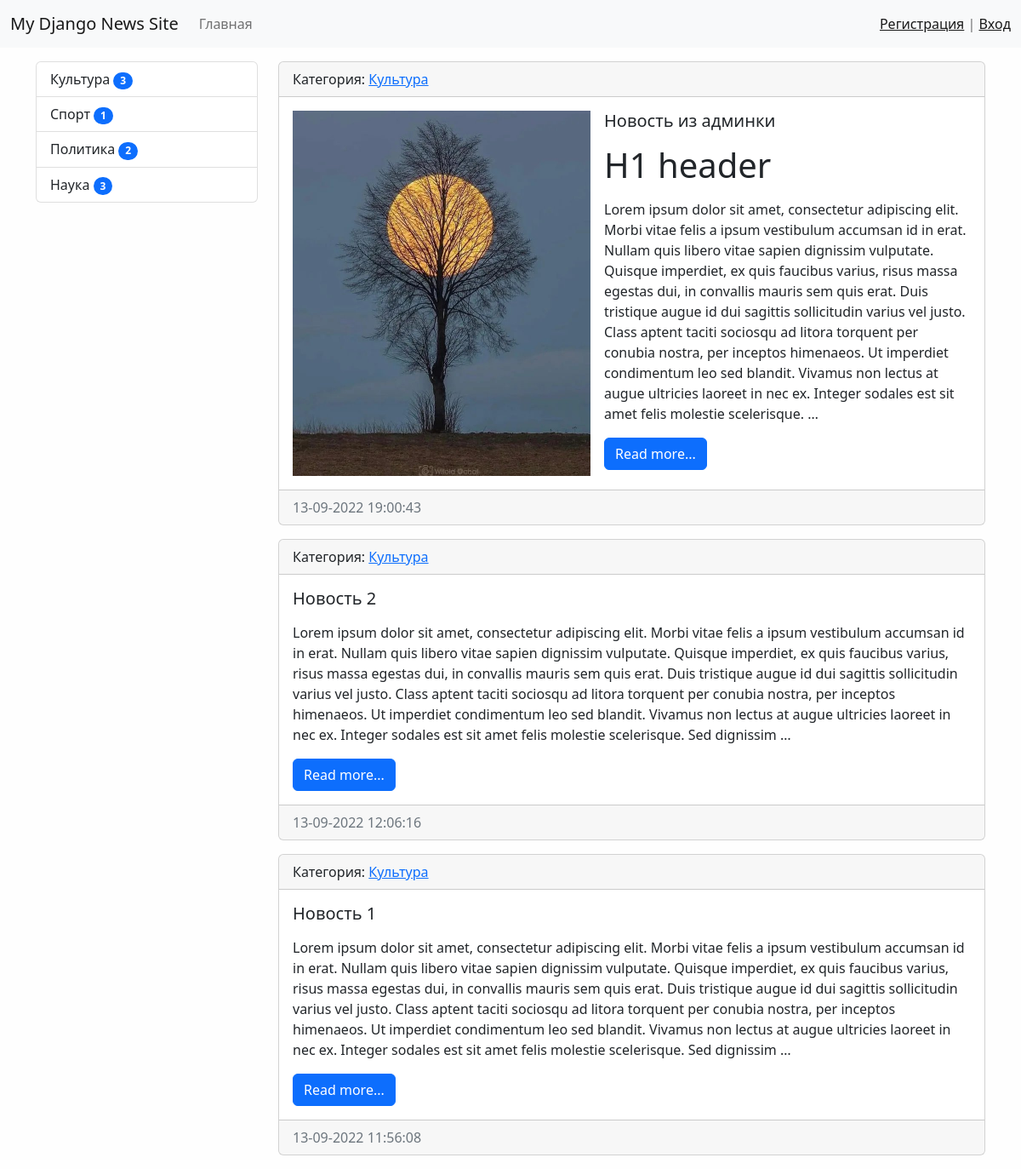
Before: /category/1/ with the older database file.
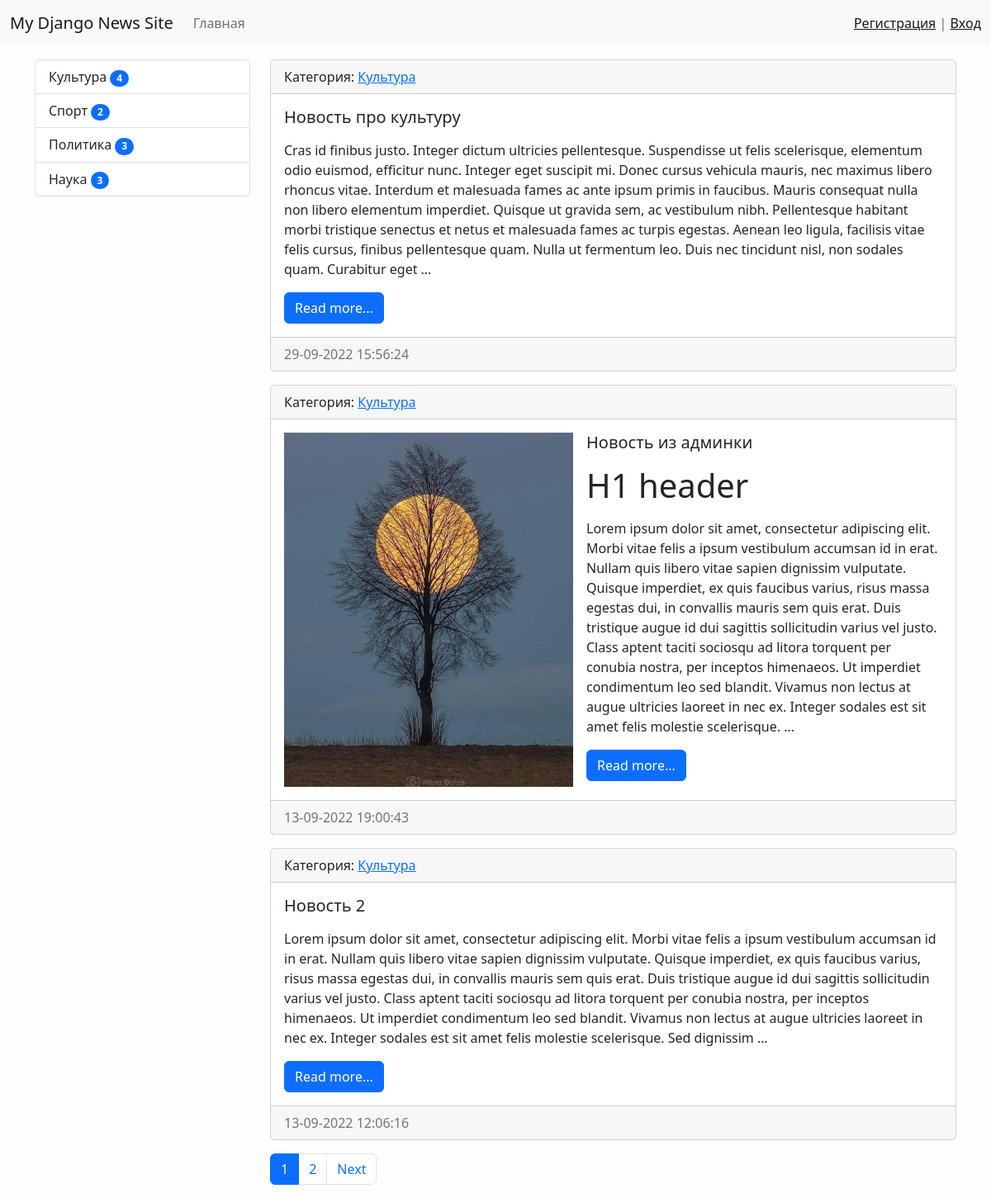
After: the same page with the newer database file.
### news/models.py (models this page shows, shortened)
class Category(models.Model):
    title = models.CharField(max_length=150, db_index=True, verbose_name='наименование категории')
    def get_absolute_url(self):
        return reverse('category', kwargs={'category_id': self.pk})
    def __str__(self):
        return self.title
    class Meta:
        verbose_name = 'категория'
        verbose_name_plural = 'категории'
        ordering = ['title']

class News(models.Model):
    title = models.CharField(max_length=150, verbose_name='наименование')
    content = models.TextField(blank=True, verbose_name='содержимое')
    created_at = models.DateTimeField(auto_now_add=True, verbose_name='дата создания')
    updated_at = models.DateTimeField(auto_now=True, verbose_name='дата обновления')
    photo = models.ImageField(upload_to='photos/%Y/%m/%d/', verbose_name='фото', blank=True)
    is_published = models.BooleanField(default=True, verbose_name='опубликовано')
    category = models.ForeignKey('Category', on_delete=models.PROTECT, verbose_name='категория')
    views = models.IntegerField(default=0)
    def get_absolute_url(self):
        return reverse('view_news', kwargs={'pk': self.pk})
    class Meta:
        verbose_name = 'новость'
        verbose_name_plural = 'новости'
        ordering = ['-created_at']

### news/views.py (the view)
# urls.py: path('category/<int:category_id>/', NewsByCategory.as_view(), name='category'),
class NewsByCategory(MyMixin, ListView):
    model = News
    template_name = 'news/home_news_list.html'
    context_object_name = 'news'
    allow_empty = False
    paginate_by = 3
    def get_queryset(self):
        return News.objects.filter(category_id=self.kwargs['category_id'], is_published=True).select_related('category')
    def get_context_data(self, *, object_list=None, **kwargs):
        context = super().get_context_data(**kwargs)
        context['title'] = self.get_upper(Category.objects.get(pk=self.kwargs['category_id']))
        return context

### news/templatetags/news_tags.py (called while the page is built)
@register.inclusion_tag('news/list_categories.html')
def show_categories(arg1='Hello', arg2='world'):
    categories = Category.objects.annotate(cnt=Count('news', filter=F('news__is_published'))).filter(cnt__gt=0)
    return {"categories": categories, 'arg1': arg1,'arg2': arg2}

### news/utils.py (called while the page is built)
    def get_upper(self, text):
        if isinstance(text, str):
            return text.upper()
        else:
            return text.title.upper()

### news/templates/news/home_news_list.html (shortened to what this page needs)
{% extends 'base.html' %}
{% block sidebar %}
{% include 'inc/_sidebar.html' %}
{% endblock %}
{% block content %}
    {% for item in news %}
    <div class="card mb-3">
        <div class="card-header">
            Категория: <a href="{{ item.category.get_absolute_url }}">{{ item.category }}</a>
        </div>
        <div class="card-body">
            <div class="media">
                {% if item.photo %}
                <img src="{{ item.photo.url }}" alt="" width="350" class="me-3 float-start">
                {% endif %}
                <div class="media-body">
                    <h5 class="card-title">{{ item.title }}</h5>
                    <p class="card-text">{{ item.content|safe|linebreaks|truncatewords:90 }}</p>
                    <a href="{{ item.get_absolute_url }}" class="btn btn-primary">Read more...</a>
                </div>
            </div>
        </div>
        <div class="card-footer text-muted">
            {{ item.created_at|date:"d-m-Y H:i:s" }}
        </div>
    </div>
    {% endfor %}
{% endblock %}

### templates/base.html (shortened to what this page needs)
<!doctype html>
{% load static %}
<html lang="ru">
<head>
    <link rel="stylesheet" href="{% static 'bootstrap/css/bootstrap.min.css' %}">
    <link rel="stylesheet" href="{% static '/css/style.css' %}">
</head>
<body>
{% include 'inc/_nav.html' %}
<div class="container mt-3">
    <div class="row">
        <div class="col-md-3">
            {% block sidebar %}SIDEBAR{% endblock %}
        </div>
        <div class="col-md-9">
            {% block content %}CONTENT{% endblock %}
            {% if page_obj.has_other_pages %}
            <nav aria-label="...">
                <ul class="pagination">
                    {% for page in page_obj.paginator.page_range %}
                    {% if page_obj.number == page %}
                    <li class="page-item active" aria-current="page">
                        <a class="page-link" href="?page={{ page }}">{{ page }}</a>
                    </li>
                    {% elif page > page_obj.number|add:-3 and page < page_obj.number|add:3 %}
                    <li class="page-item">
                        <a class="page-link" href="?page={{ page }}">{{ page }}</a>
                    </li>
                    {% endif %}
                    {% endfor %}
                    {% if page_obj.has_next %}
                    <li class="page-item">
                        <a class="page-link" href="?page={{ page_obj.next_page_number }}">Next</a>
                    </li>
                    {% endif %}
                </ul>
            </nav>
            {% endif %}
        </div>
    </div>
</div>
</body>
</html>

### templates/inc/_nav.html (shortened to what this page needs)
<nav class="navbar navbar-expand-lg bg-light">
    <div class="container-fluid">
        <a class="navbar-brand" href="{% url 'home' %}">My Django News Site</a>
        <div class="collapse navbar-collapse" id="navbarSupportedContent">
            <ul class="navbar-nav  mb-2 mb-lg-0">
                <li class="nav-item"><a class="nav-link" href="{% url 'home' %}">Главная</a></li>
            </ul>
        </div>
        <span class="navbar-text">
            {% if request.user.is_authenticated %}
            Добро пожаловать, {{ user.username }} | <a href="{% url 'logout' %}">Выход</a>
            {% else %}
            <a href="{% url 'register' %}">Регистрация</a> | <a href="{% url 'login' %}">Вход</a>
            {% endif %}
        </span>
    </div>
</nav>

### templates/inc/_sidebar.html (shortened to what this page needs)
{% load news_tags %}
{% show_categories %}

### news/templates/news/list_categories.html
<div class="list-group">
    {% for item in categories %}
    <a href="{{ item.get_absolute_url }}" class="list-group-item list-group-item-action">{{ item.title }}
     <span class="badge bg-primary rounded-pill">{{ item.cnt }}</span> </a>
    {% endfor %}
</div>

### mysite/static/css/style.css (style rules this page uses)
body { background-color: #fefefe; }

Changed rows visible on the page:
no longer on this page (row unchanged): News: category "Культура", title "Новость 1", content "Lorem ipsum dolor sit amet, consectetur adipiscing elit. Morbi vitae felis a ipsum vestibulum accumsan id in erat. Nullam quis libero vitae sapien dignissim vulputate. Quisque imperdiet, ex quis faucibus varius, risus massa egestas dui, in convallis mauris sem quis erat. Duis tristique augue id dui sagittis sollicitudin varius vel justo. Class aptent taciti sociosqu ad litora torquent per conubia nostra, per inceptos himenaeos. Ut imperdiet condimentum leo sed blandit. Vivamus non lectus at augue ultricies laoreet in nec ex. Integer sodales est sit amet felis molestie scelerisque. Sed dignissim …", created_at "13-09-2022 11:56:08"
computed for Category "Культура": cnt "3" → "4"
computed for Category "Спорт": cnt "1" → "2"
computed for Category "Политика": cnt "2" → "3"
added News: category "Культура", title "Новость про культуру", content "Cras id finibus justo. Integer dictum ultricies pellentesque. Suspendisse ut felis scelerisque, elementum odio euismod, efficitur nunc. Integer eget suscipit mi. Donec cursus vehicula mauris, nec maximus libero rhoncus vitae. Interdum et malesuada fames ac ante ipsum primis in faucibus. Mauris consequat nulla non libero elementum imperdiet. Quisque ut gravida sem, ac vestibulum nibh. Pellentesque habitant morbi tristique senectus et netus et malesuada fames ac turpis egestas. Aenean leo ligula, facilisis vitae felis cursus, finibus pellentesque quam. Nulla ut fermentum leo. Duis nec tincidunt nisl, non sodales quam. Curabitur eget …", created_at "29-09-2022 15:56:24"
Other visible differences:
new list line: "1"
new list line: "2"
text now shown: "Next"
